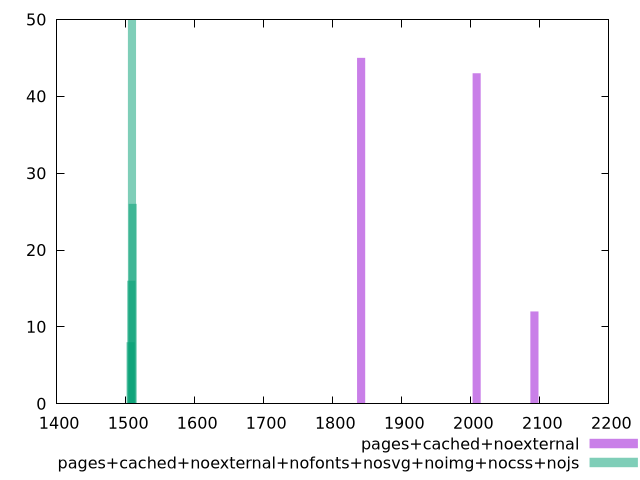

This figure's gnuplot source:
$_pagesCachedNoexternal <<EOF
1841.098286907206 45
2008.4708584442246 43
2092.1571442127342 12
EOF
$_pagesCachedNoexternalNofontsNosvgNoimgNocssNojs <<EOF
1510.1948379624187 26
1508.1366507897271 16
1509.165744376073 50
1507.1075572033815 8
EOF
set key outside below
set terminal pngcairo
set output "report_00006_2020-11-02T20-21-41.718Z/metrics/metrics_pages+cached+noexternal_pages+cached+noexternal+nofonts+nosvg+noimg+nocss+nojs+hist.png"
set boxwidth 11.700991740187055
set style fill transparent solid 0.5 noborder
set yrange [0:50]
plot $_pagesCachedNoexternal title "pages+cached+noexternal" with boxes ,$_pagesCachedNoexternalNofontsNosvgNoimgNocssNojs title "pages+cached+noexternal+nofonts+nosvg+noimg+nocss+nojs" with boxes ,
